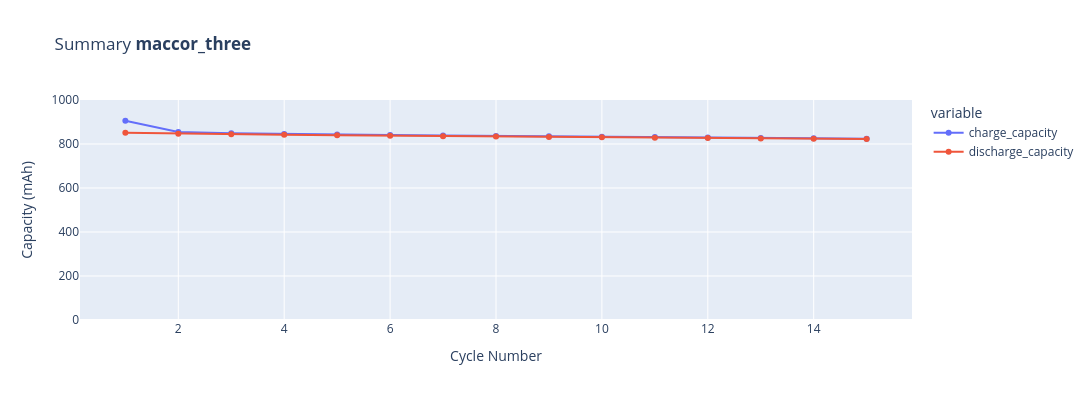

The notebook cell saved with this chart:
### Code cell
plotutils.summary_plot(c, y="capacities", width=1200, height=400, y_range=[0, 1000])

### Figure 1 — Plotly figure (JSON) as saved in the notebook; plotly's stock layout.template omitted (floating-point values rounded to 4 significant figures)
{"data": [{"hovertemplate": "variable=charge_capacity<br>Cycle Number=%{x}<br>Capacity (mAh)=%{y}<extra></extra>", "legendgroup": "charge_capacity", "line": {"color": "#636efa", "dash": "solid"}, "marker": {"symbol": "circle"}, "mode": "lines+markers", "name": "charge_capacity", "orientation": "h", "showlegend": true, "type": "scatter", "x": [1, 2, 3, 4, 5, 6, 7, 8, 9, 10, 11, 12, 13, 14, 15], "xaxis": "x", "y": [906.1, 854.4, 849.3, 845.9, 843.4, 841.0, 839.1, 836.8, 835.0, 833.1, 832.0, 829.5, 827.4, 826.1, 824.4], "yaxis": "y"}, {"hovertemplate": "variable=discharge_capacity<br>Cycle Number=%{x}<br>Capacity (mAh)=%{y}<extra></extra>", "legendgroup": "discharge_capacity", "line": {"color": "#EF553B", "dash": "solid"}, "marker": {"symbol": "circle"}, "mode": "lines+markers", "name": "discharge_capacity", "orientation": "h", "showlegend": true, "type": "scatter", "x": [1, 2, 3, 4, 5, 6, 7, 8, 9, 10, 11, 12, 13, 14, 15], "xaxis": "x", "y": [850.9, 847.0, 843.9, 841.6, 839.5, 837.5, 835.7, 833.7, 832.0, 830.4, 828.8, 826.8, 825.3, 823.8, 822.3], "yaxis": "y"}], "layout": {"height": 400, "legend": {"title": {"text": "variable"}, "tracegroupgap": 0}, "title": {"text": "Summary <b>maccor_three</b>"}, "width": 1200, "xaxis": {"anchor": "y", "autorange": true, "domain": [0, 1], "range": [0.1517, 15.85], "title": {"text": "Cycle Number"}, "type": "linear"}, "yaxis": {"anchor": "x", "domain": [0, 1], "range": [0, 1000], "title": {"text": "Capacity (mAh)"}, "type": "linear"}}}
